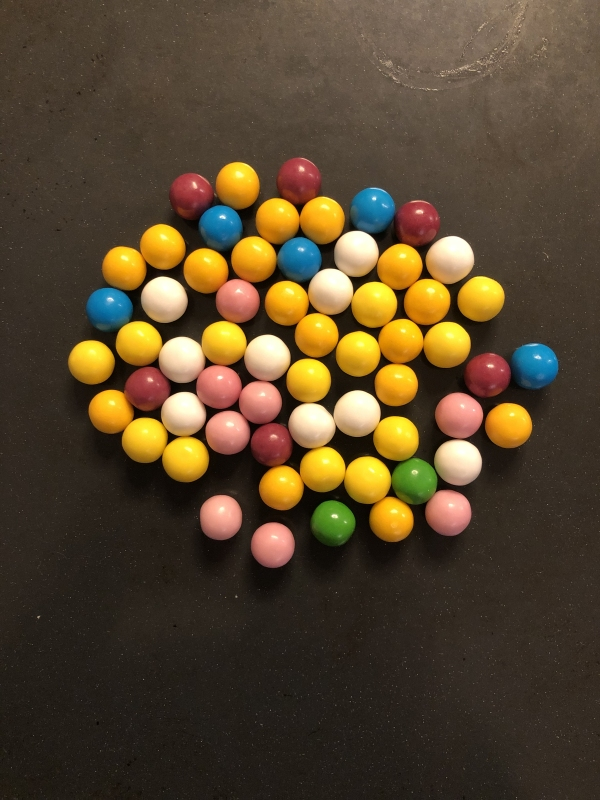
#> input picture Exercise 2/images/chewing_gum_balls01.jpg, 600 x 800 px; its folder holds only this picture in this run
$ python exercise2.py   (older library calls are emulated)
#> lines starting #> are read from the running program, lines starting #| are printed output that depends on the picture; after the words box and inside, x2 and y2 are one past the last pixel; in counts of white or black regions, pixels touching at a corner belong together
import cv2
import numpy as np
import glob


# Function that adjust the Color mask
def change_Color():
    lower_color = np.array([hue - hue_range, saturation -
                            saturation_range, value - value_range])
    upper_color = np.array([hue + hue_range, saturation +
                            saturation_range, value + value_range])

    # convert to HSV
    hsv = cv2.cvtColor(img, cv2.COLOR_BGR2HSV)

    # create a mask
    mask = cv2.inRange(hsv, lower_color, upper_color)
    return mask


# Function that reads the Image and returns it+its parameters
def load_Image(imgNumber):
    if imgNumber > len(images):
        imgNumber = 1
    elif imgNumber < 1:
        imgNumber = len(images)
    print(imgNumber)
    img = images[imgNumber-1]
    height = img.shape[0]
    width = img.shape[1]
    last_dim = img.shape[-1]
    return (img, height, width, last_dim, imgNumber)

# Class for Easy  Color Access


class Color:
    def __init__(self, Name, Hue, Hue_range, Saturation, Saturation_Range, Value, Value_Range,  Shape, Roundness, Filter):
        self.Name = Name
        self.Hue = Hue
        self.Hue_Range = Hue_range
        self.Saturation = Saturation
        self.Saturation_Range = Saturation_Range
        self.Value = Value
        self.Value_Range = Value_Range
        self.Shape = Shape
        self.Roundness = Roundness
        self.Filter = Filter


# Array for all Usefull Colors
colorArray = [
    Color('Blue', 100, 10, 160, 100, 255, 100, 2, 0.5, ['erosion']),
    Color('Yellow', 27, 10, 155, 100, 255, 100, 0, 0.2, ['erosion', 'erosion', 'erosion', 'dilation']),
    Color('Red', 180, 10, 255, 94, 228, 101, 2, 0.5, ['dilation', 'closing']),
    Color('Pink', 0, 10, 47, 100, 255, 40, 2, 0.5, ['erosion', 'dilation', 'closing', 'erosion']),
    Color('White', 27, 10, 47, 100, 255, 20, 2, 0.5, ['opening']),
    Color('Green', 43, 10, 147, 100, 147, 100, 2, 0.5, ['erosion']),
    Color('Red-Alt', 165, 10, 205, 100, 155, 100, 2, 0.5, ['']),
    Color('Pink-Alt', 170, 10, 30, 40, 255, 40, 2, 0.5, ['']),
    Color(
        'White-alt', 0, 1, 0, 1, 255, 3, 0, 0.5,
        ['dilation', 'dilation', 'erosion', 'erosion', 'erosion', 'erosion', 'erosion', 'dilation', 'dilation',
         'dilation'])]


# Get Starting Values
collorNumber = 0

hue = colorArray[collorNumber].Hue
hue_range = colorArray[collorNumber].Hue_Range
saturation = colorArray[collorNumber].Saturation
saturation_range = colorArray[collorNumber].Saturation_Range
value = colorArray[collorNumber].Value
value_range = colorArray[collorNumber].Value_Range
filterList = colorArray[collorNumber].Filter
shape = colorArray[collorNumber].Shape
expected_roundness = colorArray[collorNumber].Roundness


# Get all Images
images = [cv2.imread(file, cv2.IMREAD_COLOR) for file in glob.glob('images\\chewing_gum_balls**.jpg')]
#> images = 1 item

# Load the first Image
imgNumber = 1
(img, height, width, last_dim, imgNumber) = load_Image(imgNumber)
#> in load_Image, img is the input picture: shape (800, 600, 3); mean B, G, R 45.5, 69.6, 86.1
#> height = 800; width = 600; last_dim = 3; imgNumber = 1

# create the first mask
mask = change_Color()
#> in change_Color, `mask = cv2.inRange(hsv, lower_color, upper_color)`:
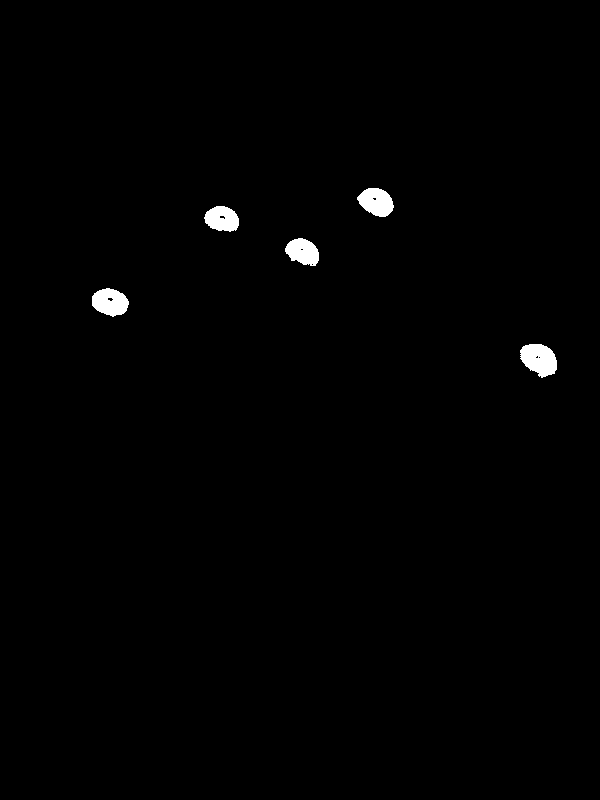
#> mask: shape (800, 600); 0.79% white; 5 white regions, box (x1, y1, x2, y2) and area: (520, 344, 557, 378) 904, (92, 288, 129, 317) 776, (357, 188, 394, 217) 761, (285, 238, 319, 266) 682, (204, 206, 239, 232) 680


def morph_shape(val):
    if val == 0:
        return cv2.MORPH_RECT
    elif val == 1:
        return cv2.MORPH_CROSS
    elif val == 2:
        return cv2.MORPH_ELLIPSE


kernel_size = 3
kernel_shape = morph_shape(shape)


# dilation with parameters
def dilation(img, size, shape):
    element = cv2.getStructuringElement(shape, (2 * size + 1, 2 * size + 1), (size, size))
    return cv2.dilate(img, element)


# erosion with parameters
def erosion(img, size, shape):
    element = cv2.getStructuringElement(shape, (2 * size + 1, 2 * size + 1), (size, size))
    return cv2.erode(img, element)


# opening with parameters
def opening(img, size, shape):
    element = cv2.getStructuringElement(shape, (2 * size + 1, 2 * size + 1), (size, size))
    return cv2.morphologyEx(img, cv2.MORPH_OPEN, element)


# closing with parameters
def closing(img, size, shape):
    element = cv2.getStructuringElement(shape, (2 * size + 1, 2 * size + 1), (size, size))
    return cv2.morphologyEx(img, cv2.MORPH_CLOSE, element)


red_BGR = (0, 0, 255)
green_BGR = (0, 255, 0)
blue_BGR = (255, 0, 0)
circle_size = 6
circle_thickness = 3


min_size = 10
found = True

while True:

    # Copys the Image and Mask for editing
    imgcopy = img.copy()
    newmask = mask.copy()

    # Goes trough the filterlist and morphs the mask
    for i in range(len(filterList)):
        if filterList[i] == 'opening':
            newmask = opening(newmask, kernel_size, kernel_shape)
        if filterList[i] == 'dilation':
            newmask = dilation(newmask, kernel_size, kernel_shape)
        if filterList[i] == 'closing':
            newmask = closing(newmask, kernel_size, kernel_shape)
        if filterList[i] == 'erosion':
            newmask = erosion(newmask, kernel_size, kernel_shape)
#> this loop made 1 pass
#> pass 1, `newmask = erosion(newmask, kernel_size, kernel_shape)`:
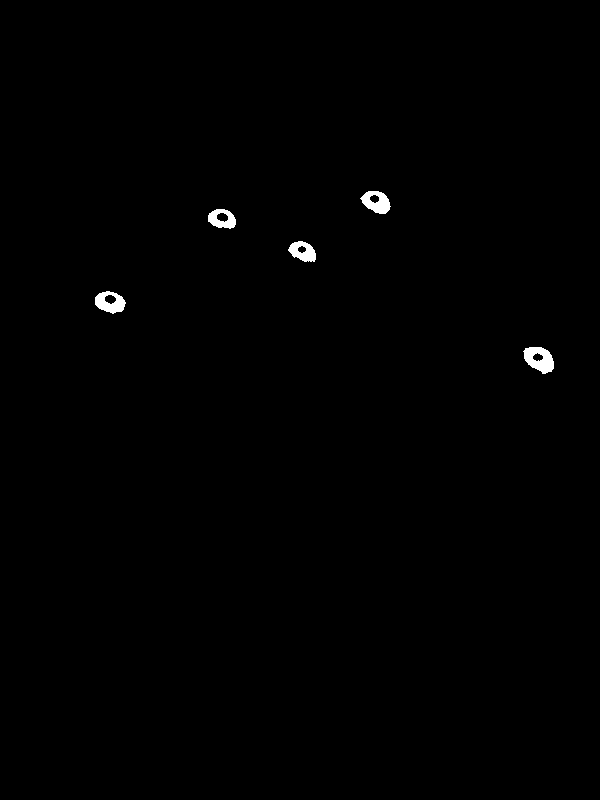
#> newmask: shape (800, 600); 0.45% white; 5 white regions, box (x1, y1, x2, y2) and area: (523, 347, 554, 374) 541, (360, 191, 391, 214) 442, (95, 291, 126, 314) 442, (288, 241, 316, 262) 377, (208, 209, 236, 229) 357

    # Gets all connected Components
    connectivity = 8
    (numLabels, labels, stats, centroids) = cv2.connectedComponentsWithStats(newmask, connectivity, cv2.CV_32S)
#> labels: shape (800, 600) int32; 6 distinct labels, from 0 to 5
#> numLabels = 6; stats = [[0, 0, 600, 800, 477841], [360, 191, 31, 23, 442], [208, 209, 28, 20, 357], [288, 241, 28, 21, 377], [95, 291, 31, 23, 442], [523, 347, 31, 27, 541]]; centroids = [[299.4, 400.1], [376.2, 201.9], [221.7, 218.8], [302.5, 251.3], [109.7, 302.2], [539, 359]]

    # goes through all (reasonable) found connected components
    numRejected = 1
    for i in range(1, numLabels):
        # check size and roundness as plausibility
        topx = stats[i, cv2.CC_STAT_LEFT]
        topy = stats[i, cv2.CC_STAT_TOP]
        statWidth = stats[i, cv2.CC_STAT_WIDTH]
        statHeight = stats[i, cv2.CC_STAT_HEIGHT]

        if statWidth < min_size or statHeight < min_size:
            numRejected += 1
            continue  # found component is too small to be correct
        if statWidth > statHeight:
            roundness = 1.0 / (statWidth/statHeight)
        elif statHeight > statWidth:
            roundness = 1.0 / (statHeight/statWidth)

        if (roundness < expected_roundness):
            numRejected += 1
            continue  # ratio of width and height is not suitable

        # find and draw center
        center = centroids[i]
        center = np.round(center)
        center = center.astype(int)
        cv2.circle(imgcopy, center, circle_size, red_BGR, circle_thickness)

        # find and draw bounding box
        cv2.rectangle(imgcopy, (topx, topy), (topx + statWidth, topy + statHeight), blue_BGR, 3)
#> this loop made 5 passes
#> (topx, topy, statWidth, statHeight, roundness, center) on passes 1 to 5: (360, 191, 31, 23, 0.742, [376, 202]), (208, 209, 28, 20, 0.714, [222, 219]), (288, 241, 28, 21, 0.75, [303, 251]), (95, 291, 31, 23, 0.742, [110, 302]), (523, 347, 31, 27, 0.871, [539, 359])
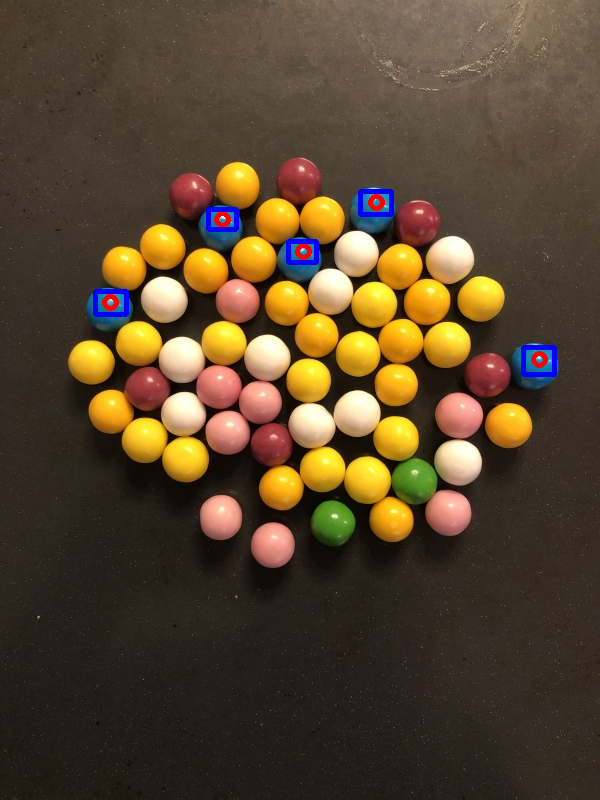
#> imgcopy: shape (800, 600, 3); 0.72% of pixels changed, all inside (x1, y1, x2, y2) = (93, 189, 557, 377)
#> after the loop, numRejected = 1

    # test for the Found Gum-Balls
    if found:
        print('We have found ' + str(numLabels-numRejected) + ' ' + colorArray[collorNumber].Name + ' balls.')
#| We have found 5 Blue balls.
        found = False

    # Displays the Image
    cv2.imshow('Original image', imgcopy)
    cv2.imshow('Masked Image', newmask)

    # Ends the Program
    key = cv2.waitKey(100)
#> (key q is pressed here)
    if key == ord('q'):
        break

    # Sets the next Image
    if key == ord('t'):
        imgNumber = imgNumber+1
        (img, height, width, last_dim, imgNumber) = load_Image(imgNumber)
        mask = change_Color()
        found = True

    # Sets the prevoius Image
    if key == ord('g'):
        imgNumber = imgNumber-1
        (img, height, width, last_dim, imgNumber) = load_Image(imgNumber)
        mask = change_Color()
        found = True

    # Changes The Color
    if key == ord('e'):
        collorNumber = collorNumber+1
        if(collorNumber > len(colorArray)-1):
            collorNumber = 0
        found = True

        hue = colorArray[collorNumber].Hue
        hue_range = colorArray[collorNumber].Hue_Range
        saturation = colorArray[collorNumber].Saturation
        saturation_range = colorArray[collorNumber].Saturation_Range
        value = colorArray[collorNumber].Value
        value_range = colorArray[collorNumber].Value_Range
        filterList = colorArray[collorNumber].Filter
        shape = colorArray[collorNumber].Shape
        expected_roundness = colorArray[collorNumber].Roundness

        mask = change_Color()

    # Outputs all Stats
    if key == ord('n'):
        print('Hue: '+str(hue))
        print('Hue-Range : '+str(hue_range))
        print('Saturation : '+str(saturation))
        print('Saturation-Range : '+str(saturation_range))
        print('Value: '+str(value))
        print('Value-Range : '+str(value_range))
        print('Shape : '+str(shape))
        print('Roundness : '+str(expected_roundness))
        print('Filter: '+str(filterList))

# Kills the Application
cv2.destroyAllWindows()

$ run again, on Exercise 2/images/chewing_gum_balls05.jpg
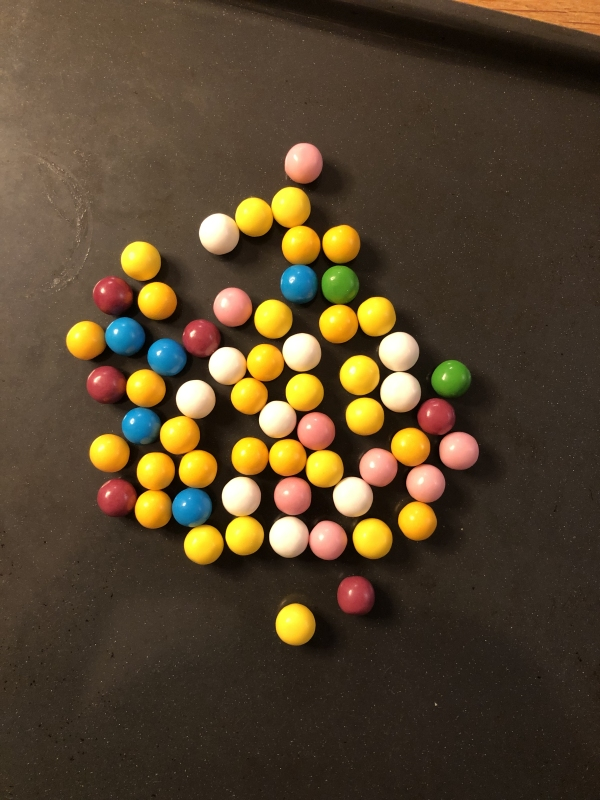
#> input picture Exercise 2/images/chewing_gum_balls05.jpg, 600 x 800 px
#> images = 1 item
#> in load_Image, img is the input picture: shape (800, 600, 3); mean B, G, R 44.4, 68.1, 85
#> `(img, height, width, last_dim, imgNumber) = load_Image(imgNumber)`: height = 800; width = 600; last_dim = 3; imgNumber = 1
#> hsv: shape (800, 600, 3); mean H, S, V 17.7, 119.7, 86.8
#> in change_Color, `mask = cv2.inRange(hsv, lower_color, upper_color)`:
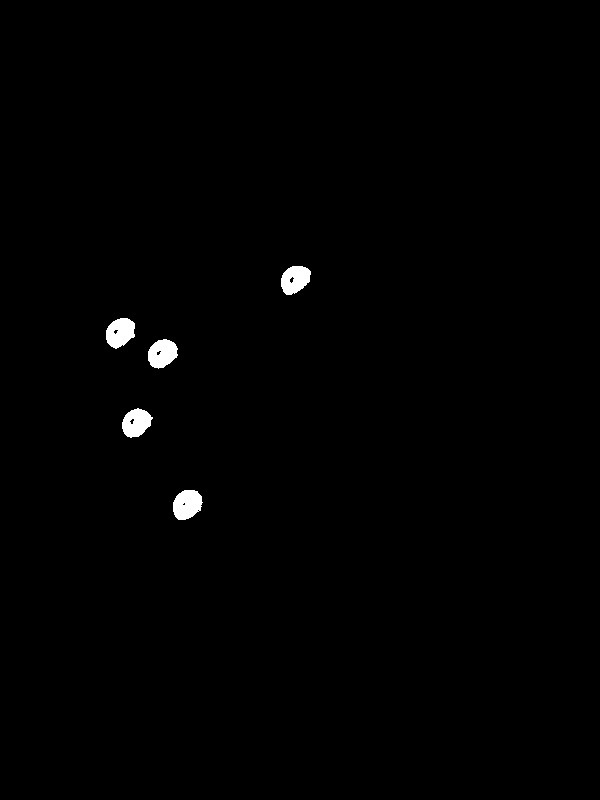
#> mask: shape (800, 600); 0.68% white; 5 white regions, box (x1, y1, x2, y2) and area: (173, 490, 203, 520) 689, (106, 318, 135, 349) 657, (148, 339, 178, 369) 650, (281, 266, 311, 295) 637, (122, 408, 153, 438) 636
#> labels: shape (800, 600) int32; 6 distinct labels, from 0 to 5
#> numLabels = 6; stats = [[0, 0, 600, 800, 478288], [284, 269, 24, 23, 318], [109, 321, 23, 25, 345], [151, 342, 23, 24, 340], [125, 411, 24, 24, 322], [176, 493, 23, 24, 387]]; centroids = [[299.9, 399.6], [295.5, 278.8], [120.4, 332.2], [162.6, 353.2], [136.8, 422.7], [187, 504.1]]
#> the loop `for i in range(1, numLabels):` made 5 passes
#> (topx, topy, statWidth, statHeight, roundness, center) on passes 1, 2, 3, 5: (284, 269, 24, 23, 0.958, [295, 279]), (109, 321, 23, 25, 0.92, [120, 332]), (151, 342, 23, 24, 0.958, [163, 353]), (176, 493, 23, 24, 0.958, [187, 504])
#> after the loop `for i in range(1, numLabels):`:
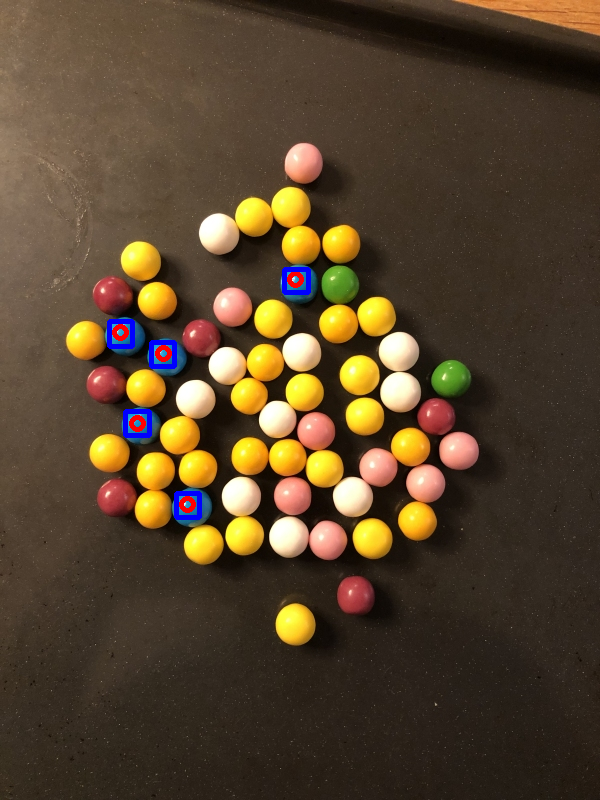
#> imgcopy: shape (800, 600, 3); 0.67% of pixels changed, all inside (x1, y1, x2, y2) = (107, 267, 311, 520)
#> after the loop `for i in range(1, numLabels):`: numRejected = 1
#| We have found 5 Blue balls.

$ run again, on Exercise 2/images/chewing_gum_balls06.jpg
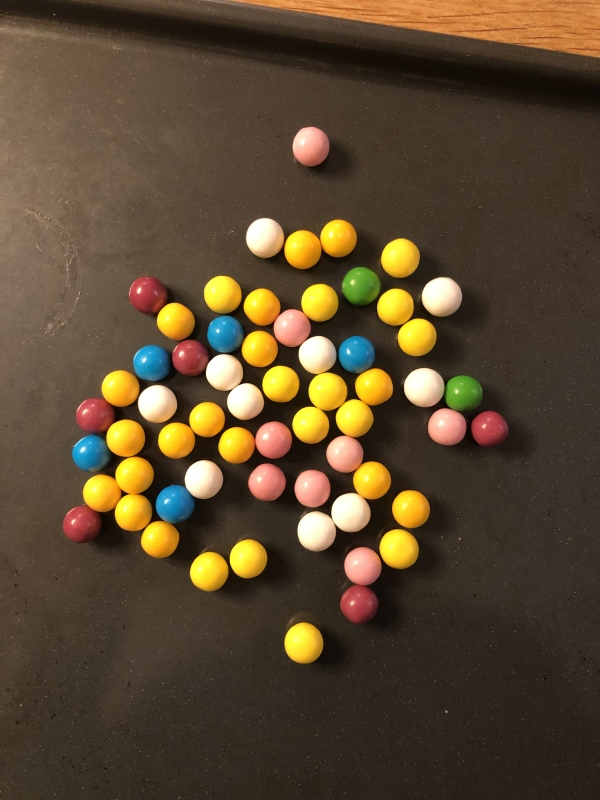
#> input picture Exercise 2/images/chewing_gum_balls06.jpg, 600 x 800 px
#> images = 1 item
#> in load_Image, img is the input picture: shape (800, 600, 3); mean B, G, R 48.1, 72, 89.5
#> `(img, height, width, last_dim, imgNumber) = load_Image(imgNumber)`: height = 800; width = 600; last_dim = 3; imgNumber = 1
#> hsv: shape (800, 600, 3); mean H, S, V 17.6, 113.5, 91.1
#> in change_Color, `mask = cv2.inRange(hsv, lower_color, upper_color)`:
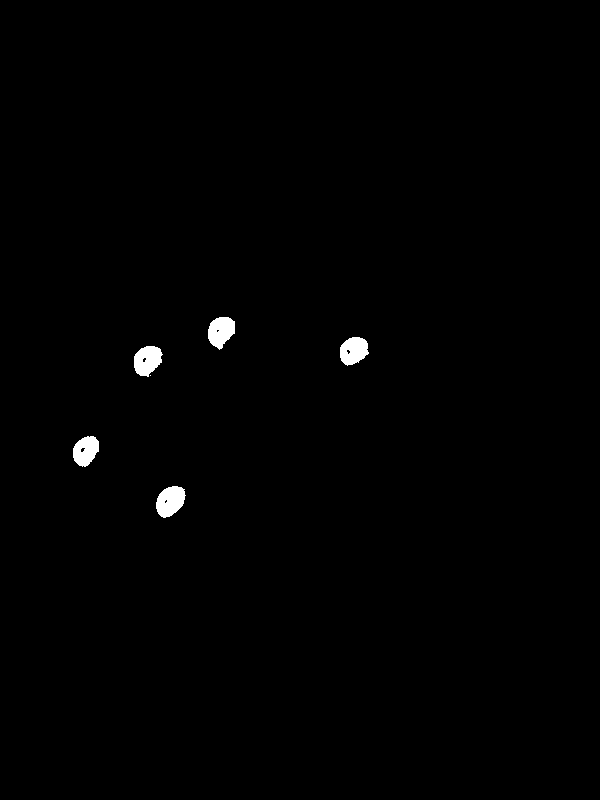
#> mask: shape (800, 600); 0.66% white; 6 white regions (1 under 20 px), largest, box (x1, y1, x2, y2) and area: (156, 486, 186, 518) 684, (134, 346, 163, 377) 646, (208, 317, 235, 350) 633, (340, 337, 369, 366) 617, (73, 436, 99, 467) 584
#> labels: shape (800, 600) int32; 6 distinct labels, from 0 to 5
#> numLabels = 6; stats = [[0, 0, 600, 800, 478352], [211, 320, 21, 26, 337], [343, 340, 22, 23, 318], [137, 349, 22, 24, 331], [76, 439, 20, 25, 282], [159, 489, 23, 26, 380]]; centroids = [[299.9, 399.5], [220.9, 330.6], [354.2, 350], [147.4, 359.8], [85.94, 450.5], [170.4, 500.7]]
#> the loop `for i in range(1, numLabels):` made 5 passes
#> (topx, topy, statWidth, statHeight, roundness, center) on passes 1 to 5: (211, 320, 21, 26, 0.808, [221, 331]), (343, 340, 22, 23, 0.957, [354, 350]), (137, 349, 22, 24, 0.917, [147, 360]), (76, 439, 20, 25, 0.8, [86, 450]), (159, 489, 23, 26, 0.885, [170, 501])
#> after the loop `for i in range(1, numLabels):`:
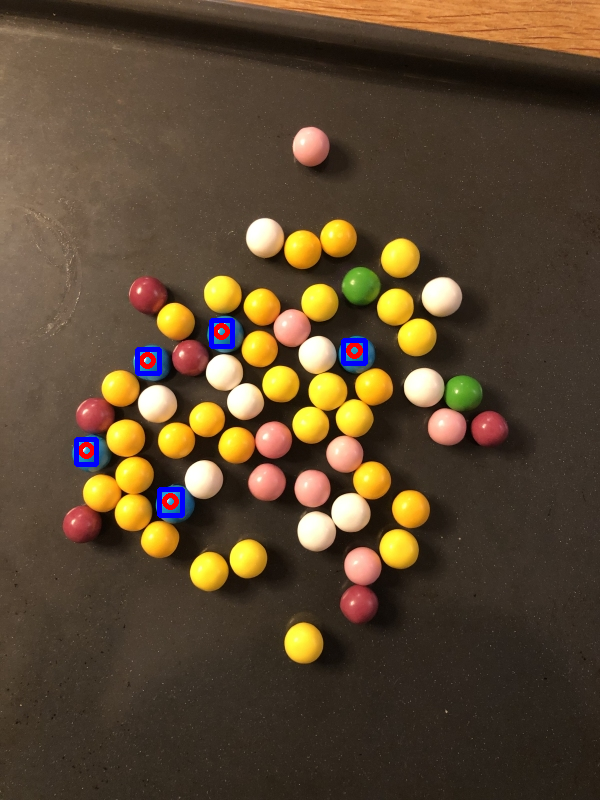
#> imgcopy: shape (800, 600, 3); 0.66% of pixels changed, all inside (x1, y1, x2, y2) = (74, 318, 368, 518)
#> after the loop `for i in range(1, numLabels):`: numRejected = 1
#| We have found 5 Blue balls.
